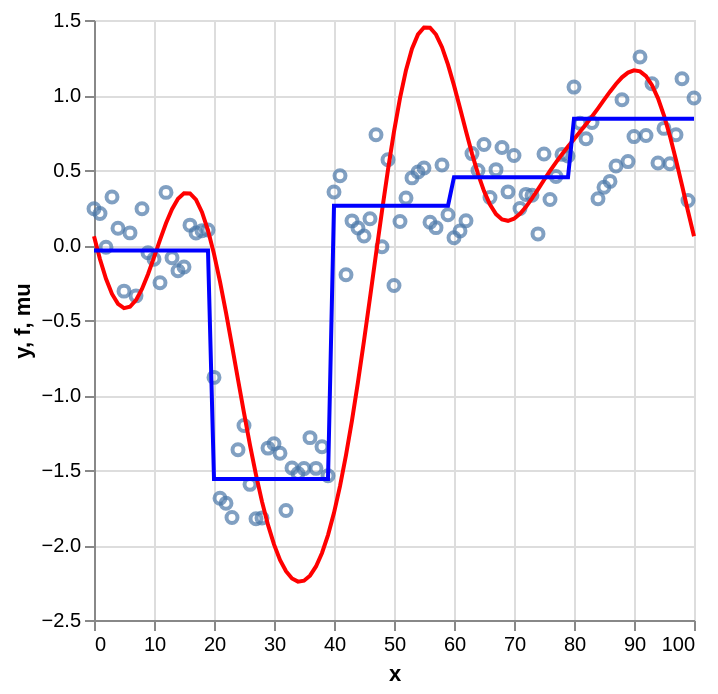

Source (notebook cell):
### Code cell
# Generate the dataset
df = GaussianDisjoint1D(interval_width=20, sigma2=0.1, seed=42).generate()

# Visualize the dataset
base = alt.Chart(df).mark_point().encode(x="x", y="y")
true_line = alt.Chart(df).mark_line(color="red").encode(x="x", y="f")
mean_line = alt.Chart(df).mark_line(color="blue").encode(x="x", y="mu")
base + true_line + mean_line

### Figure 1 — Vega-Lite specification as saved in the notebook (floating-point values rounded to 4 significant figures)
{"config": {"view": {"continuousWidth": 300, "continuousHeight": 300}}, "layer": [{"mark": {"type": "point"}, "encoding": {"x": {"field": "x", "type": "quantitative"}, "y": {"field": "y", "type": "quantitative"}}}, {"mark": {"type": "line", "color": "red"}, "encoding": {"x": {"field": "x", "type": "quantitative"}, "y": {"field": "f", "type": "quantitative"}}}, {"mark": {"type": "line", "color": "blue"}, "encoding": {"x": {"field": "x", "type": "quantitative"}, "y": {"field": "mu", "type": "quantitative"}}}], "data": {"name": "data-9b1055369f108750bbfdcdebe89763eb"}, "$schema": "https://vega.github.io/schema/vega-lite/v6.1.0.json", "datasets": {"data-9b1055369f108750bbfdcdebe89763eb": [{"x": 0, "y": 0.2422, "mu": -0.03589, "f": 0.0582}, {"x": 1, "y": 0.2101, "mu": -0.03589, "f": -0.09476}, {"x": 2, "y": -0.01501, "mu": -0.03589, "f": -0.2252}, {"x": 3, "y": 0.3206, "mu": -0.03589, "f": -0.3261}, {"x": 4, "y": 0.1119, "mu": -0.03589, "f": -0.3923}, {"x": 5, "y": -0.3076, "mu": -0.03589, "f": -0.4209}, {"x": 6, "y": 0.08072, "mu": -0.03589, "f": -0.4118}, {"x": 7, "y": -0.3391, "mu": -0.03589, "f": -0.3674}, {"x": 8, "y": 0.2419, "mu": -0.03589, "f": -0.2926}, {"x": 9, "y": -0.05168, "mu": -0.03589, "f": -0.1946}, {"x": 10, "y": -0.09435, "mu": -0.03589, "f": -0.08236}, {"x": 11, "y": -0.2512, "mu": -0.03589, "f": 0.03417}, {"x": 12, "y": 0.3507, "mu": -0.03589, "f": 0.1446}, {"x": 13, "y": -0.08476, "mu": -0.03589, "f": 0.2389}, {"x": 14, "y": -0.1713, "mu": -0.03589, "f": 0.308}, {"x": 15, "y": -0.1472, "mu": -0.03589, "f": 0.3447}, {"x": 16, "y": 0.1324, "mu": -0.03589, "f": 0.3435}, {"x": 17, "y": 0.07967, "mu": -0.03589, "f": 0.3018}, {"x": 18, "y": 0.09463, "mu": -0.03589, "f": 0.219}, {"x": 19, "y": 0.1003, "mu": -0.03589, "f": 0.09732}, {"x": 20, "y": -0.8825, "mu": -1.56, "f": -0.05908}, {"x": 21, "y": -1.688, "mu": -1.56, "f": -0.2442}, {"x": 22, "y": -1.722, "mu": -1.56, "f": -0.4508}, {"x": 23, "y": -1.817, "mu": -1.56, "f": -0.671}, {"x": 24, "y": -1.365, "mu": -1.56, "f": -0.8966}, {"x": 25, "y": -1.203, "mu": -1.56, "f": -1.12}, {"x": 26, "y": -1.596, "mu": -1.56, "f": -1.334}, {"x": 27, "y": -1.825, "mu": -1.56, "f": -1.532}, {"x": 28, "y": -1.82, "mu": -1.56, "f": -1.711}, {"x": 29, "y": -1.354, "mu": -1.56, "f": -1.866}, {"x": 30, "y": -1.325, "mu": -1.56, "f": -1.996}, {"x": 31, "y": -1.388, "mu": -1.56, "f": -2.099}, {"x": 32, "y": -1.77, "mu": -1.56, "f": -2.175}, {"x": 33, "y": -1.486, "mu": -1.56, "f": -2.223}, {"x": 34, "y": -1.523, "mu": -1.56, "f": -2.244}, {"x": 35, "y": -1.491, "mu": -1.56, "f": -2.238}, {"x": 36, "y": -1.284, "mu": -1.56, "f": -2.204}, {"x": 37, "y": -1.489, "mu": -1.56, "f": -2.143}, {"x": 38, "y": -1.345, "mu": -1.56, "f": -2.053}, {"x": 39, "y": -1.538, "mu": -1.56, "f": -1.934}, {"x": 40, "y": 0.3534, "mu": 0.262, "f": -1.786}, {"x": 41, "y": 0.4616, "mu": 0.262, "f": -1.608}, {"x": 42, "y": -0.1988, "mu": 0.262, "f": -1.401}, {"x": 43, "y": 0.1609, "mu": 0.262, "f": -1.169}, {"x": 44, "y": 0.1132, "mu": 0.262, "f": -0.9128}, {"x": 45, "y": 0.05996, "mu": 0.262, "f": -0.6385}, {"x": 46, "y": 0.175, "mu": 0.262, "f": -0.3519}, {"x": 47, "y": 0.7347, "mu": 0.262, "f": -0.06055}, {"x": 48, "y": -0.01181, "mu": 0.262, "f": 0.2272}, {"x": 49, "y": 0.5682, "mu": 0.262, "f": 0.5025}, {"x": 50, "y": -0.2702, "mu": 0.262, "f": 0.7562}, {"x": 51, "y": 0.1561, "mu": 0.262, "f": 0.9798}, {"x": 52, "y": 0.3135, "mu": 0.262, "f": 1.166}, {"x": 53, "y": 0.4474, "mu": 0.262, "f": 1.308}, {"x": 54, "y": 0.4869, "mu": 0.262, "f": 1.404}, {"x": 55, "y": 0.5129, "mu": 0.262, "f": 1.45}, {"x": 56, "y": 0.1517, "mu": 0.262, "f": 1.449}, {"x": 57, "y": 0.1158, "mu": 0.262, "f": 1.403}, {"x": 58, "y": 0.5333, "mu": 0.262, "f": 1.319}, {"x": 59, "y": 0.2015, "mu": 0.262, "f": 1.203}, {"x": 60, "y": 0.04872, "mu": 0.4521, "f": 1.064}, {"x": 61, "y": 0.09375, "mu": 0.4521, "f": 0.9127}, {"x": 62, "y": 0.1614, "mu": 0.4521, "f": 0.758}, {"x": 63, "y": 0.6093, "mu": 0.4521, "f": 0.6091}, {"x": 64, "y": 0.4972, "mu": 0.4521, "f": 0.474}, {"x": 65, "y": 0.6705, "mu": 0.4521, "f": 0.3592}, {"x": 66, "y": 0.317, "mu": 0.4521, "f": 0.2691}, {"x": 67, "y": 0.5023, "mu": 0.4521, "f": 0.2061}, {"x": 68, "y": 0.65, "mu": 0.4521, "f": 0.1707}, {"x": 69, "y": 0.3543, "mu": 0.4521, "f": 0.1613}, {"x": 70, "y": 0.5966, "mu": 0.4521, "f": 0.1749}, {"x": 71, "y": 0.2428, "mu": 0.4521, "f": 0.2075}, {"x": 72, "y": 0.3373, "mu": 0.4521, "f": 0.2542}, {"x": 73, "y": 0.3314, "mu": 0.4521, "f": 0.3102}, {"x": 74, "y": 0.07397, "mu": 0.4521, "f": 0.3712}, {"x": 75, "y": 0.6061, "mu": 0.4521, "f": 0.4333}, {"x": 76, "y": 0.3037, "mu": 0.4521, "f": 0.4939}, {"x": 77, "y": 0.4561, "mu": 0.4521, "f": 0.5514}, {"x": 78, "y": 0.6042, "mu": 0.4521, "f": 0.6054}, {"x": 79, "y": 0.5933, "mu": 0.4521, "f": 0.6564}, {"x": 80, "y": 1.053, "mu": 0.8423, "f": 0.7056}, {"x": 81, "y": 0.8112, "mu": 0.8423, "f": 0.7545}, {"x": 82, "y": 0.7085, "mu": 0.8423, "f": 0.8045}, {"x": 83, "y": 0.8171, "mu": 0.8423, "f": 0.8567}, {"x": 84, "y": 0.3087, "mu": 0.8423, "f": 0.9111}, {"x": 85, "y": 0.3847, "mu": 0.8423, "f": 0.967}, {"x": 86, "y": 0.4241, "mu": 0.8423, "f": 1.022}, {"x": 87, "y": 0.527, "mu": 0.8423, "f": 1.074}, {"x": 88, "y": 0.9688, "mu": 0.8423, "f": 1.118}, {"x": 89, "y": 0.556, "mu": 0.8423, "f": 1.15}, {"x": 90, "y": 0.7227, "mu": 0.8423, "f": 1.164}, {"x": 91, "y": 1.253, "mu": 0.8423, "f": 1.157}, {"x": 92, "y": 0.7297, "mu": 0.8423, "f": 1.125}, {"x": 93, "y": 1.076, "mu": 0.8423, "f": 1.066}, {"x": 94, "y": 0.5471, "mu": 0.8423, "f": 0.9778}, {"x": 95, "y": 0.7774, "mu": 0.8423, "f": 0.8629}, {"x": 96, "y": 0.5419, "mu": 0.8423, "f": 0.7242}, {"x": 97, "y": 0.7351, "mu": 0.8423, "f": 0.5669}, {"x": 98, "y": 1.108, "mu": 0.8423, "f": 0.3979}, {"x": 99, "y": 0.2961, "mu": 0.8423, "f": 0.2254}, {"x": 100, "y": 0.9797, "mu": 0.8423, "f": 0.0582}]}}
